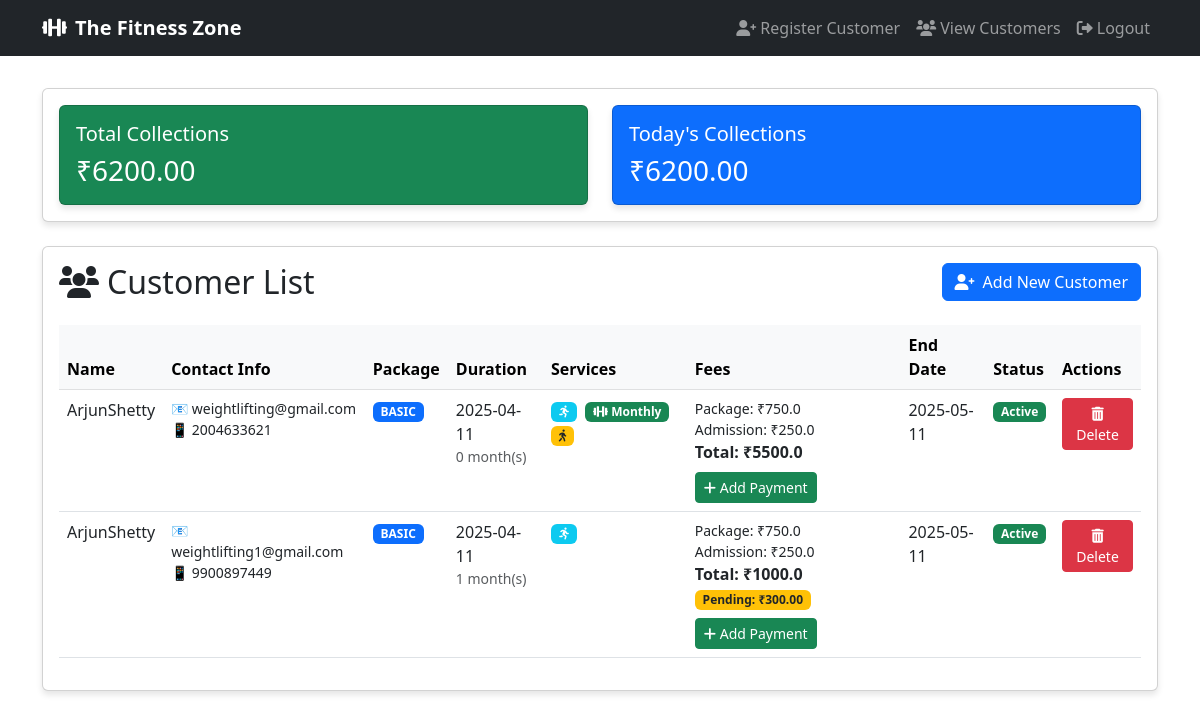
Screenshot of /view_customers (signed in) with the database file from the repository.
### app.py (models this page shows)
class Customer(db.Model):
    id = db.Column(db.Integer, primary_key=True)
    name = db.Column(db.String(100), nullable=False)
    email = db.Column(db.String(120), unique=True, nullable=False)
    phone = db.Column(db.String(20), nullable=False)
    join_date = db.Column(db.DateTime, default=datetime.utcnow)
    package_type = db.Column(db.String(20), nullable=False)  # basic, standard, premium, ultimate
    membership_end = db.Column(db.DateTime, nullable=False)
    has_cardio = db.Column(db.Boolean, default=False)
    has_personal_training = db.Column(db.Boolean, default=False)
    personal_training_type = db.Column(db.String(20), nullable=True)  # monthly, quarterly
    trainer_id = db.Column(db.Integer, db.ForeignKey('user.id'), nullable=True)
    notification_sent = db.Column(db.Boolean, default=False)
    admission_fee = db.Column(db.Float, nullable=True)
    package_fee = db.Column(db.Float, nullable=False)
    discount = db.Column(db.Float, nullable=True)
    total_amount = db.Column(db.Float, nullable=False)
    treadmill_access = db.Column(db.Boolean, default=False)
    fees = db.relationship('Fee', backref='customer', lazy=True)
    pending_amount = db.Column(db.Float, default=0.0)

### app.py (the view)
@app.route('/view_customers')
@login_required
def view_customers():
    customers = Customer.query.all()
    total_fees = db.session.query(db.func.sum(Fee.amount)).scalar() or 0
    today_fees = db.session.query(db.func.sum(Fee.amount)).filter(
        db.func.date(Fee.payment_date) == datetime.utcnow().date()
    ).scalar() or 0
    return render_template('view_customers.html',
                         customers=customers,
                         now=datetime.utcnow(),
                         total_fees=total_fees,
                         today_fees=today_fees)

### app.py (called while the page is built)
@login_manager.user_loader
def load_user(user_id):
    return User.query.get(int(user_id))

### templates/view_customers.html (shortened to what this page needs)
{% extends "base.html" %}
{% block content %}
<div class="card mb-4">
    <div class="card-body">
        <div class="row">
            <div class="col-md-6">
                <div class="card bg-success text-white">
                    <div class="card-body">
                        <h5 class="card-title">Total Collections</h5>
                        <h3 class="mb-0">₹{{ "%.2f"|format(total_fees) }}</h3>
                    </div>
                </div>
            </div>
            <div class="col-md-6">
                <div class="card bg-primary text-white">
                    <div class="card-body">
                        <h5 class="card-title">Today's Collections</h5>
                        <h3 class="mb-0">₹{{ "%.2f"|format(today_fees) }}</h3>
                    </div>
                </div>
            </div>
        </div>
    </div>
</div>
<div class="card">
    <div class="card-body">
        <div class="d-flex justify-content-between align-items-center mb-4">
            <h2 class="card-title mb-0">
                <i class="fas fa-users me-2"></i>Customer List
            </h2>
            <a href="{{ url_for('register_customer') }}" class="btn btn-primary">
                <i class="fas fa-user-plus me-2"></i>Add New Customer
            </a>
        </div>
        <div class="table-responsive">
            <table class="table table-hover">
                <thead class="table-light">
                    <tr>
                        <th>Name</th>
                        <th>Contact Info</th>
                        <th>Package</th>
                        <th>Duration</th>
                        <th>Services</th>
                        <th>Fees</th>
                        <th>End Date</th>
                        <th>Status</th>
                        <th>Actions</th>
                    </tr>
                </thead>
                <tbody>
                    {% for customer in customers %}
                    <tr>
                        <td>{{ customer.name }}</td>
                        <td>
                            <small class="d-block">📧 {{ customer.email }}</small>
                            <small class="d-block">📱 {{ customer.phone }}</small>
                        </td>
                        <td>
                            <span class="badge bg-primary">
                                {{ customer.package_type|upper }}
                            </span>
                        </td>
                        <td>
                            {{ customer.join_date.strftime('%Y-%m-%d') }}
                            <small class="d-block text-muted">
                                {{ (customer.membership_end - customer.join_date).days // 30 }} month(s)
                            </small>
                        </td>
                        <td>
                            {% if customer.has_cardio %}
                                <span class="badge bg-info me-1" title="Cardio Training">
                                    <i class="fas fa-running"></i>
                                </span>
                            {% endif %}
                            {% if customer.has_personal_training %}
                                <span class="badge bg-success me-1" title="Personal Training">
                                    <i class="fas fa-dumbbell"></i>
                                    {% if customer.personal_training_type %}
                                        {{ customer.personal_training_type|title }}
                                    {% endif %}
                                </span>
                            {% endif %}
                            {% if customer.treadmill_access %}
                                <span class="badge bg-warning text-dark" title="Treadmill Access">
                                    <i class="fas fa-walking"></i>
                                </span>
                            {% endif %}
                        </td>
                        <td>
                            <small class="d-block">Package: ₹{{ customer.package_fee }}</small>
                            {% if customer.admission_fee %}
                                <small class="d-block">Admission: ₹{{ customer.admission_fee }}</small>
                            {% endif %}
                            <strong class="d-block">Total: ₹{{ customer.total_amount }}</strong>
                            {% if customer.pending_amount > 0 %}
                                <span class="badge bg-warning text-dark">Pending: ₹{{ "%.2f"|format(customer.pending_amount) }}</span>
                            {% endif %}
                            <button type="button" class="btn btn-sm btn-success mt-2" data-bs-toggle="modal" data-bs-target="#addFeeModal{{ customer.id }}">
                                <i class="fas fa-plus"></i> Add Payment
                            </button>
                        </td>
                        <td>{{ customer.membership_end.strftime('%Y-%m-%d') }}</td>
                        <td>
                            {% set days_left = (customer.membership_end - now).days %}
                            {% if days_left < 0 %}
                                <span class="badge bg-danger">Expired</span>
                            {% elif days_left <= 7 %}
                                <span class="badge bg-warning text-dark">Expiring Soon</span>
                            {% else %}
                                <span class="badge bg-success">Active</span>
                            {% endif %}
                        </td>
                        <td>
                            <button type="button" class="btn btn-danger btn-sm" data-bs-toggle="modal" data-bs-target="#deleteModal{{ customer.id }}">
                                <i class="fas fa-trash-alt"></i> Delete
                            </button>
                        </td>
                    </tr>
                    {% endfor %}
                </tbody>
            </table>
        </div>
    </div>
</div>
{% endblock %}

### templates/base.html (shortened to what this page needs)
<!DOCTYPE html>
<html lang="en">
<head>
    <link href="https://cdn.jsdelivr.net/npm/bootstrap@5.3.0/dist/css/bootstrap.min.css" rel="stylesheet">
    <link href="https://cdnjs.cloudflare.com/ajax/libs/font-awesome/6.0.0/css/all.min.css" rel="stylesheet">
</head>
<body>
    <nav class="navbar navbar-expand-lg navbar-dark bg-dark">
        <div class="container">
            <a class="navbar-brand" href="{{ url_for('index') }}">
                <i class="fas fa-dumbbell me-2"></i>The Fitness Zone
            </a>
            <div class="collapse navbar-collapse" id="navbarNav">
                <ul class="navbar-nav ms-auto">
                    {% if current_user.is_authenticated %}
                        <li class="nav-item">
                            <a class="nav-link" href="{{ url_for('register_customer') }}">
                                <i class="fas fa-user-plus me-1"></i>Register Customer
                            </a>
                        </li>
                        <li class="nav-item">
                            <a class="nav-link" href="{{ url_for('view_customers') }}">
                                <i class="fas fa-users me-1"></i>View Customers
                            </a>
                        </li>
                        <li class="nav-item">
                            <a class="nav-link" href="{{ url_for('logout') }}">
                                <i class="fas fa-sign-out-alt me-1"></i>Logout
                            </a>
                        </li>
                    {% else %}
                        <li class="nav-item">
                            <a class="nav-link" href="{{ url_for('login') }}">
                                <i class="fas fa-sign-in-alt me-1"></i>Login
                            </a>
                        </li>
                    {% endif %}
                </ul>
            </div>
        </div>
    </nav>
    <div class="container content">
        {% block content %}{% endblock %}
    </div>
</body>
</html>

### templates/base.html (style rules this page uses)
.navbar-brand { font-weight: bold; }
.content { margin-top: 2rem; }
.card { box-shadow: 0 4px 6px rgba(0, 0, 0, 0.1); }

### rows the page displays
Customer: name "ArjunShetty", email "weightlifting@gmail.com", phone "2004633621", package_type "BASIC", join_date "2025-04-11", (customer.membership_end-customer.join_date).days//30 "0", has_cardio True (drawn), personal_training_type "Monthly", treadmill_access True (drawn), package_fee "750.0", admission_fee "250.0", total_amount "5500.0", membership_end "2025-05-11"
Customer: name "ArjunShetty", email "weightlifting1@gmail.com", phone "9900897449", package_type "BASIC", join_date "2025-04-11", (customer.membership_end-customer.join_date).days//30 "1", has_cardio True (drawn), package_fee "750.0", admission_fee "250.0", total_amount "1000.0", pending_amount "300.00", membership_end "2025-05-11"

### other values shown
{{ "%.2f"|format(total_fees) }} "6200.00"
{{ "%.2f"|format(today_fees) }} "6200.00"
